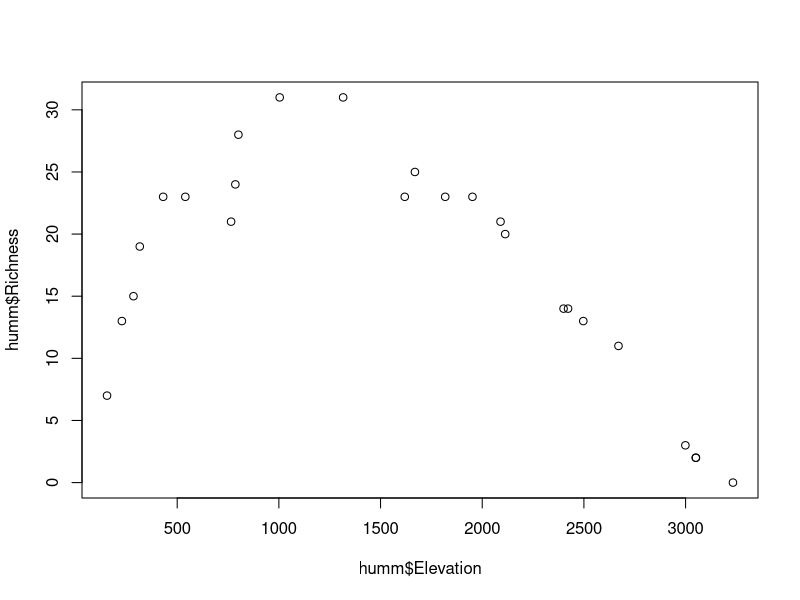

Write R code to recreate this figure.
## Set working directory
setwd("C://Users/Anusha/Documents/GitHub/PermuteSeminar-2014/Null models/")

## Read in hummingbird file
humm <- read.csv("Hummingbirds.csv")

# Check the data
head(humm)

# Remove "Elev_" from elevation column and save as number
humm[,1] <- as.numeric(gsub(pattern="Elev_", x=humm[,1], replacement="", fixed=T))
# Check the data
head(humm[,1])

## Get richness per elevation
humm$Richness <- rowSums(humm[,2:51])

## Tells you which rows each value starts at, and how many rows at a time
rle(humm$Sp1)

## Plot and look at Richness vs Elevation
plot(humm$Elevation, humm$Richness)

## Sum number of elevation stations each species is present at
humm[26,] <- colSums(humm)

## Create matrix of 0s with same dimensions as the humm matrix
newHumm <- matrix(0, ncol=51, nrow=25)

newHumm[,1] <- humm[1:25,1]
colnames(newHumm) <- colnames(humm[,1:51])

## Calculate how many rows are available from the end of the col to start the 1s
n <- length(humm$Elevation)
 
## Loop to replace new matrix with 1s in different places along the column
for(i in 2:51) {
  TotalElev <- humm[n,i]
  free <- (25 - TotalElev + 1)
  x <- seq(1,free)
  Row <- sample(x, 1)
  y <- Row + TotalElev - 1
  for(j in Row:y){
    newHumm[j,i] <- 1  
  }
}